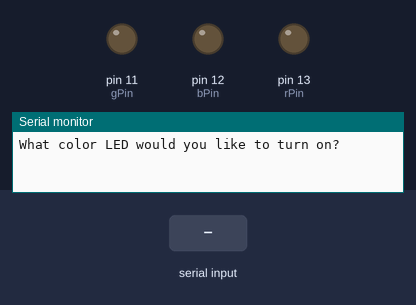
This sketch was run on a simulated Arduino Uno, built with avr-gcc and run on an emulated ATmega328P. Shown: output pins drawn as LEDs (lit = HIGH), the last lines printed to the serial monitor. The test bench sets the inputs (shaded band).

Above: at 1.2 s.
1.3 s: "red" received over Serial
At 2.6 s:
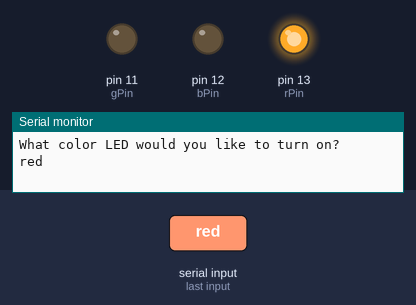
3.8 s: "blue" received over Serial
At 5.7 s:
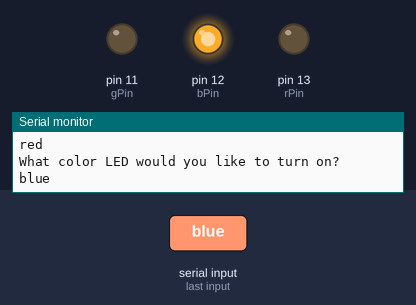
6.3 s: "green" received over Serial
At 7.7 s:
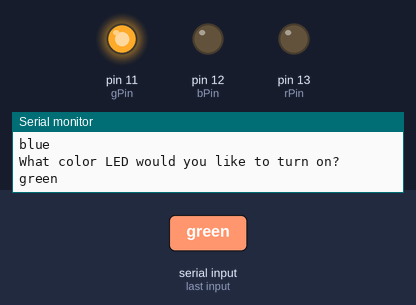
Timing chart, 0 to 9.3 s (numbered marks = the images above; inputs shaded):
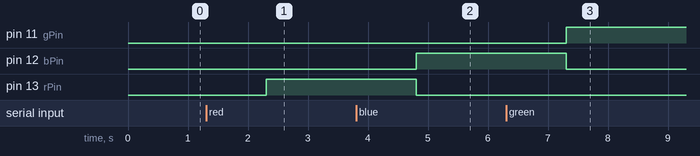

Measured:
- after the input at 1.3 s, pin 13 (rPin): LOW → HIGH after 1.0 s
- after the input at 3.8 s, pin 12 (bPin): LOW → HIGH after 1.0 s; pin 13 (rPin): HIGH → LOW after 1.0 s
- after the input at 6.3 s, pin 11 (gPin): LOW → HIGH after 1.0 s; pin 12 (bPin): HIGH → LOW after 1.0 s

The sketch:

ReadingfromSerialMonitor2.ino
```cpp
// Reading Strings from Serial Monitor
String LEDPick;
String msg = "What color LED would you like to turn on?";
int rPin = 13;
int bPin = 12;
int gPin = 11;
int dt = 1000;

void setup() {
  // put your setup code here, to run once:

  pinMode(rPin,OUTPUT);
  pinMode(bPin,OUTPUT);
  pinMode(gPin,OUTPUT);
  Serial.begin(9600);


}

void loop() {
  // put your main code here, to run repeatedly:

  Serial.println(msg);
  while(Serial.available()==0) {}
  LEDPick = Serial.readString();
  Serial.println(LEDPick);

  if (LEDPick == "red" || LEDPick == "Red") {
    digitalWrite(rPin,HIGH);
    digitalWrite(bPin,LOW);
    digitalWrite(gPin,LOW);
    delay(dt);
  }

  if (LEDPick == "blue" || LEDPick == "Blue") {
    digitalWrite(rPin,LOW);
    digitalWrite(bPin,HIGH);
    digitalWrite(gPin,LOW);
    delay(dt);
  }

  if (LEDPick == "green" || LEDPick == "Green") {
    digitalWrite(rPin,LOW);
    digitalWrite(bPin,LOW);
    digitalWrite(gPin,HIGH);
    delay(dt);
  }

}
```
